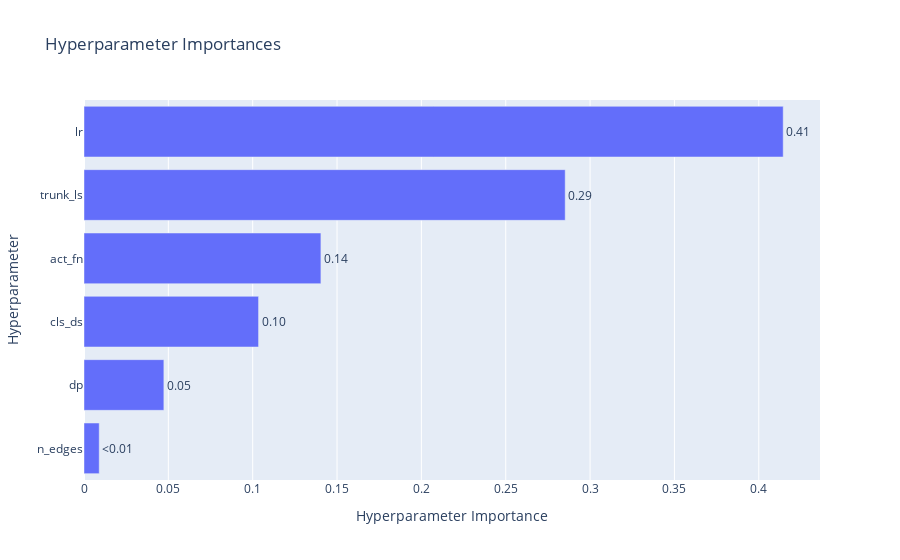
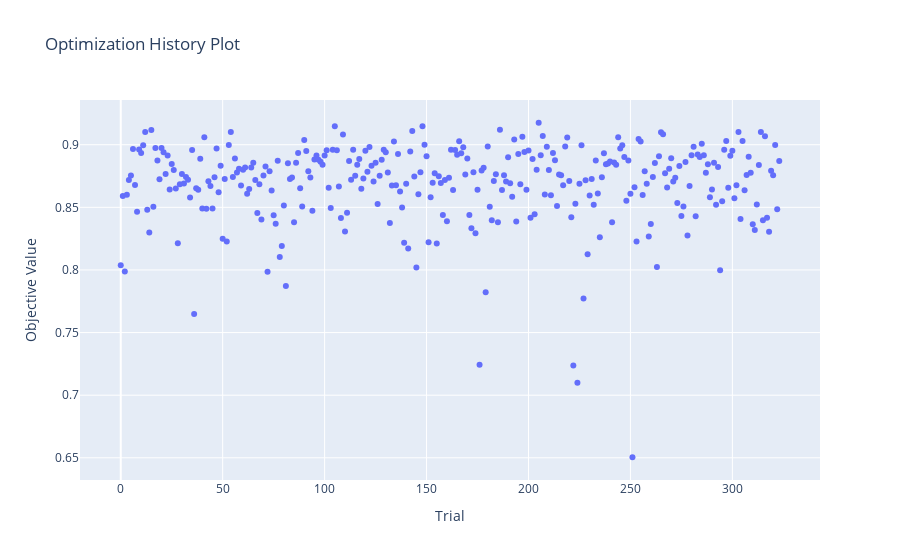

Write notebook code for charts like these, in order.
### Code cell
print_study_results("cls_gat")

### Figure 1 — Plotly figure (JSON) as saved in the notebook; plotly's stock layout.template omitted (floating-point values rounded to 4 significant figures)
{"data": [{"cliponaxis": false, "hovertemplate": ["n_edges (CategoricalDistribution): 0.00902059627817484<extra></extra>", "dp (CategoricalDistribution): 0.04734761766350066<extra></extra>", "cls_ds (CategoricalDistribution): 0.10347468108465979<extra></extra>", "act_fn (CategoricalDistribution): 0.1404324021323222<extra></extra>", "trunk_ls (CategoricalDistribution): 0.2852468420600662<extra></extra>", "lr (CategoricalDistribution): 0.4144778607812764<extra></extra>"], "name": "Objective Value", "orientation": "h", "text": ["<0.01", "0.05", "0.10", "0.14", "0.29", "0.41"], "textposition": "outside", "type": "bar", "x": [0.009021, 0.04735, 0.1035, 0.1404, 0.2852, 0.4145], "y": ["n_edges", "dp", "cls_ds", "act_fn", "trunk_ls", "lr"]}], "layout": {"title": {"text": "Hyperparameter Importances"}, "xaxis": {"title": {"text": "Hyperparameter Importance"}}, "yaxis": {"title": {"text": "Hyperparameter"}}}}

### Figure 2 — Plotly figure (JSON) as saved in the notebook; plotly's stock layout.template omitted (floating-point values rounded to 4 significant figures; data arrays with more than 128 entries replaced by an {"elided": "..."} marker saying what was removed)
{"data": [{"mode": "markers", "name": "Objective Value", "type": "scatter", "x": {"elided": "324 int values"}, "y": {"elided": "324 float values"}}, {"marker": {"color": "#cccccc"}, "mode": "markers", "name": "Infeasible Trial", "showlegend": false, "type": "scatter", "x": [], "y": []}], "layout": {"title": {"text": "Optimization History Plot"}, "xaxis": {"title": {"text": "Trial"}}, "yaxis": {"title": {"text": "Objective Value"}}}}
